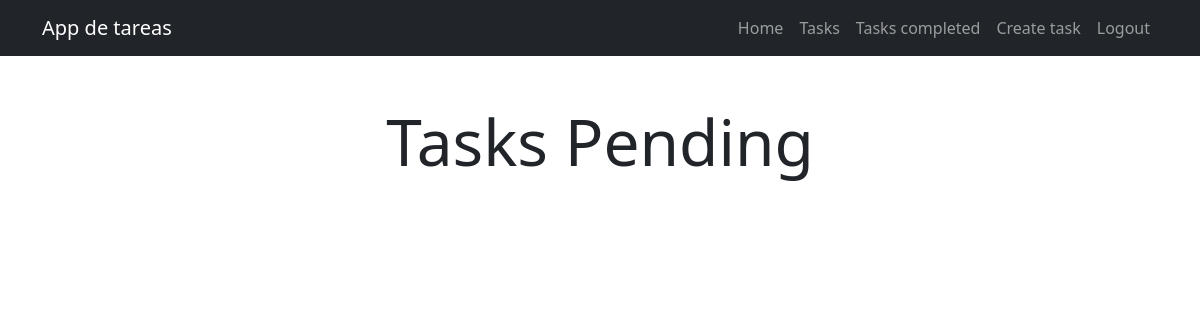
The app's page /tasks_completed/ (signed in), older data.
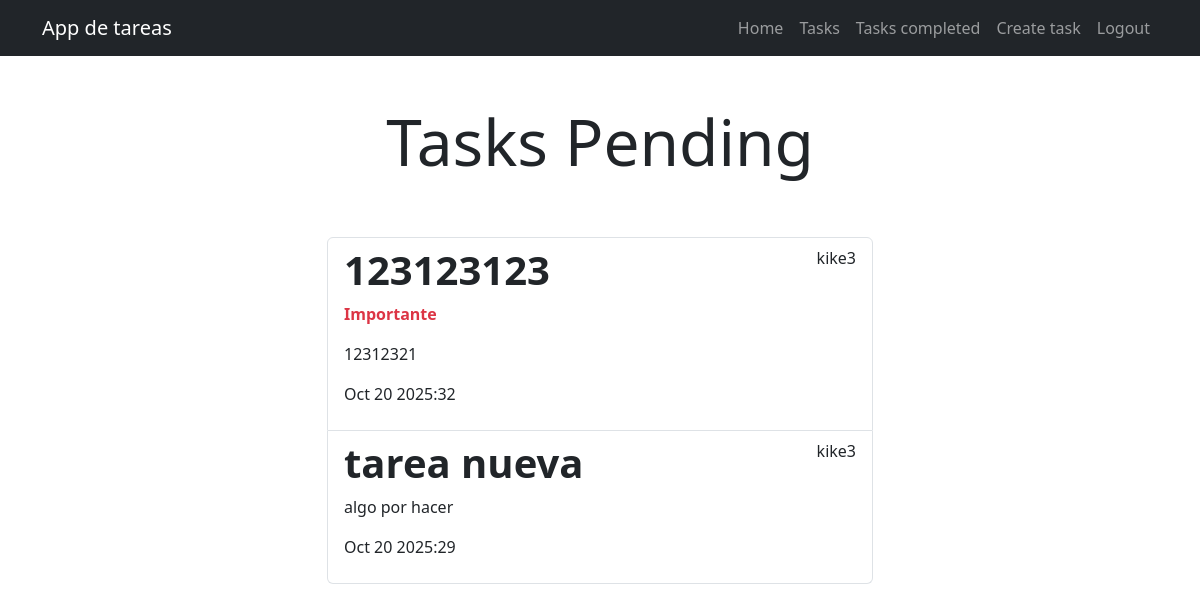
The same page, newer data.
### tasks/models.py (models this page shows, shortened)
class Task(models.Model):
    title = models.CharField(max_length=100)
    description = models.TextField(blank=True)
    created = models.DateTimeField(auto_now_add=True)
    datecompleted = models.DateTimeField(null=True, blank=True)
    important = models.BooleanField(default=False)
    user = models.ForeignKey(User, on_delete=models.CASCADE)

### tasks/views.py (the view)
# urls.py: path('tasks_completed/', views.tasks_completed, name='tasks_completed'),
@login_required
def tasks_completed(request):
    tasks = Task.objects.filter(user=request.user, datecompleted__isnull=False).order_by('-datecompleted')
    return render(request, 'tasks.html',{
        'tasks': tasks
    })

### tasks/templates/tasks.html
{% extends 'base.html'%}
{% block content %}
<main class="container">
    <div class="row">
        <div class="col-md-6 offset-md-3">
            <h1 class="text-center display-3 py-5">Tasks Pending</h1>
            <ul class="list-group">
                {% for task in tasks %}
                    <a class="list-group-item" href="{% url 'task_detail' task.id %}">
                        <header class="d-flex justify-content-between">
                            <h1 class="fw-bold">
                                {{task.title}}
                            </h1>
                            <p>
                              {{task.user.username}}
                            </p>
                        </header>
                        {% if task.important%}
                        <p class="fw-bold text-danger"> Importante</p>
                        {% endif %}
                        <p>
                            {{task.description}}
                        </p>
                        <p>
                            {{task.datecompleted|date:'M j Y:i'}}
                        </p>
                    </a>
                {% endfor %}
            </ul>
        </div>
    </div>
</main>
{% endblock %}

### tasks/templates/base.html (shortened to what this page needs)
<!DOCTYPE html>
<html lang="en">
<head>
    <link rel="stylesheet" href="https://cdn.jsdelivr.net/npm/bootstrap@5.3.8/dist/css/bootstrap.min.css">
</head>
<body>
    <nav class="navbar navbar-expand-lg bg-dark navbar-dark">
        <div class="container">
            <a class="navbar-brand" href="/">App de tareas</a>
            <div class="collapse navbar-collapse" id="navbarNav">
                <ul class="navbar-nav ms-auto">
                    <li class="nav-item">
                        <a class="nav-link" href="/">Home</a>
                    </li>
                    {% if user.is_authenticated %}
                    <li class="nav-item">
                        <a class="nav-link" href="/tasks">Tasks</a>
                    </li class="nav-item">
                    <li class="nav-item">
                        <a class="nav-link" href="{% url 'tasks_completed' %}">Tasks completed</a>
                    </li>
                    <li class="nav-item">
                        <a class="nav-link" href="/tasks/create">Create task</a>
                    </li>
                    {% endif %}
                    {% if user.is_authenticated %}
                    <li class="nav-item">
                        <a class="nav-link" href="/logout">Logout</a>
                    </li>
                    {% endif %}
                </ul>
            </div>
        </div>
    </nav>
    {% block content %}
    {% endblock %}
</body>
</html>

Row changes from the older to the newer data that the page shows:
added Task: title "123123123", user.username "kike3", important "Importante", description "12312321", datecompleted "Oct 20 2025:32"
now on this page (row edited): Task: title "tarea nueva", user.username "kike3", description "algo por hacer", datecompleted "Oct 20 2025:29"
